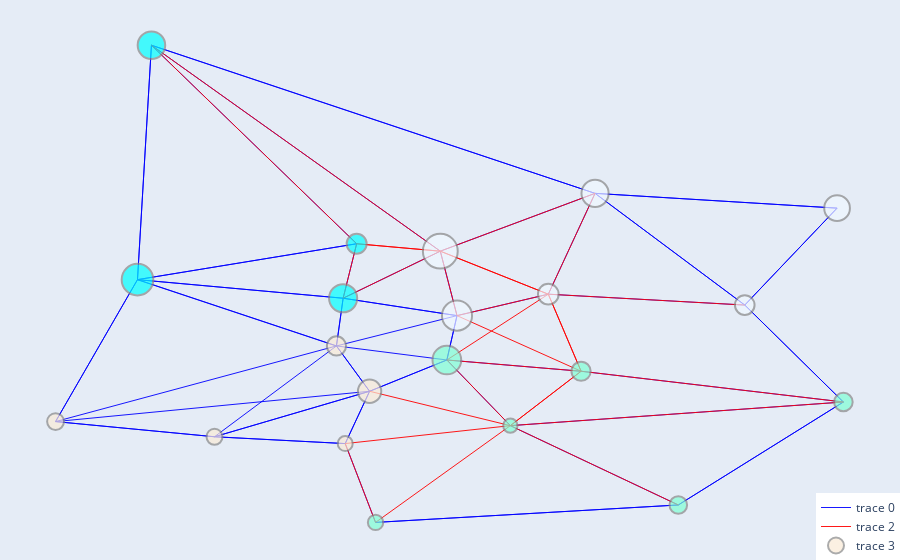

Here is the notebook cell this chart was saved with:
### Code cell
plot_communities(G2, positions, nx.community.louvain_communities(G2), edge_colors, edge_widths, var_of_interest)

### Figure 1 — Plotly figure (JSON) as saved in the notebook; plotly's stock layout.template omitted (floating-point values rounded to 4 significant figures; data arrays with more than 128 entries replaced by an {"elided": "..."} marker saying what was removed)
{"data": [{"hoverinfo": "none", "line": {"color": "blue", "width": 0.9095}, "mode": "lines", "type": "scatter", "x": {"elided": "234 float values"}, "y": {"elided": "234 float values"}}, {"hoverinfo": "none", "line": {"color": "green", "width": 0.9095}, "mode": "lines", "type": "scatter", "x": [], "y": []}, {"hoverinfo": "none", "line": {"color": "red", "width": 0.9095}, "mode": "lines", "type": "scatter", "x": [-3.703, -3.695, null, -3.66, -3.697, null, -3.66, -3.676, null, -3.66, -3.703, null, -3.66, -3.66, null, -3.66, -3.641, null, -3.66, -3.695, null, -3.66, -3.616, null, -3.66, -3.573, null, -3.641, -3.676, null, -3.641, -3.674, null, -3.641, -3.66, null, -3.641, -3.641, null, -3.641, -3.65, null, -3.641, -3.573, null, -3.678, -3.674, null, -3.678, -3.678, null, -3.678, -3.7, null, -3.678, -3.704, null, -3.678, -3.754, null, -3.678, -3.65, null, -3.678, -3.638, null, -3.65, -3.676, null, -3.65, -3.674, null, -3.65, -3.678, null, -3.65, -3.641, null, -3.65, -3.65, null, -3.65, -3.638, null, -3.65, -3.599, null, -3.7, -3.678, null, -3.7, -3.7, null, -3.7, -3.704, null, -3.7, -3.754, null], "y": [40.38, 40.34, null, 40.38, 40.4, null, 40.38, 40.41, null, 40.38, 40.38, null, 40.38, 40.38, null, 40.38, 40.41, null, 40.38, 40.34, null, 40.38, 40.35, null, 40.38, 40.39, null, 40.41, 40.41, null, 40.41, 40.43, null, 40.41, 40.38, null, 40.41, 40.41, null, 40.41, 40.44, null, 40.41, 40.39, null, 40.46, 40.43, null, 40.46, 40.46, null, 40.46, 40.46, null, 40.46, 40.44, null, 40.46, 40.54, null, 40.46, 40.44, null, 40.46, 40.48, null, 40.44, 40.41, null, 40.44, 40.43, null, 40.44, 40.46, null, 40.44, 40.41, null, 40.44, 40.44, null, 40.44, 40.48, null, 40.44, 40.43, null, 40.46, 40.46, null, 40.46, 40.46, null, 40.46, 40.44, null, 40.46, 40.54, null]}, {"hoverinfo": "text", "marker": {"color": ["antiquewhite", "antiquewhite", "aliceblue", "aqua", "aqua", "aquamarine", "antiquewhite", "antiquewhite", "aquamarine", "aquamarine", "aliceblue", "aliceblue", "aqua", "aqua", "aliceblue", "antiquewhite", "aquamarine", "aquamarine", "aquamarine", "aliceblue", "aliceblue"], "line": {"color": "#888", "width": 2}, "size": [19.18, 23.35, 30.11, 28.14, 31.6, 28.72, 16.02, 15.01, 14.34, 19.21, 34.84, 20.66, 20.0, 27.56, 27.16, 16.89, 15.34, 17.64, 18.57, 19.66, 25.7]}, "mode": "markers", "text": ["Node 2807901", "Node 2807902", "Node 2807904", "Node 2807907", "Node 2807909", "Node 2807903", "Node 2807911", "Node 2807912", "Node 2807913", "Node 2807914", "Node 2807905", "Node 2807915", "Node 2807906", "Node 2807908", "Node 2807916", "Node 2807910", "Node 2807917", "Node 2807918", "Node 2807919", "Node 2807920", "Node 2807921"], "type": "scatter", "x": [-3.705, -3.697, -3.674, -3.704, -3.757, -3.676, -3.737, -3.703, -3.66, -3.641, -3.678, -3.65, -3.7, -3.754, -3.638, -3.779, -3.695, -3.616, -3.573, -3.599, -3.575], "y": [40.42, 40.4, 40.43, 40.44, 40.45, 40.41, 40.38, 40.38, 40.38, 40.41, 40.46, 40.44, 40.46, 40.54, 40.48, 40.39, 40.34, 40.35, 40.39, 40.43, 40.48]}], "layout": {"hovermode": "closest", "legend": {"x": 1, "xanchor": "right", "y": 0, "yanchor": "bottom"}, "margin": {"b": 0, "l": 0, "r": 0, "t": 0}, "showlegend": true, "xaxis": {"showgrid": false, "showticklabels": false, "zeroline": false}, "yaxis": {"showgrid": false, "showticklabels": false, "zeroline": false}}}
